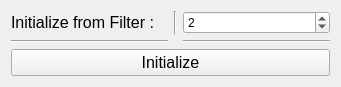
     <widget class="QWidget" name="gridLayoutWidget_2">
      <property name="geometry">
       <rect>
        <x>650</x>
        <y>80</y>
        <width>341</width>
        <height>81</height>
       </rect>
      </property>
      <layout class="QGridLayout" name="gridLayout">
       <item row="1" column="2">
        <widget class="Line" name="line_117">
         <property name="orientation">
          <enum>Qt::Horizontal</enum>
         </property>
        </widget>
       </item>
       <item row="0" column="1">
        <widget class="Line" name="line_115">
         <property name="orientation">
          <enum>Qt::Vertical</enum>
         </property>
        </widget>
       </item>
       <item row="2" column="0" colspan="3">
        <widget class="QPushButton" name="monoFilterInitButton">
         <property name="font">
          <font>
           <pointsize>12</pointsize>
          </font>
         </property>
         <property name="text">
          <string>Initialize</string>
         </property>
        </widget>
       </item>
       <item row="0" column="0">
        <widget class="QLabel" name="FilterInitStart">
         <property name="font">
          <font>
           <pointsize>12</pointsize>
          </font>
         </property>
         <property name="text">
          <string>Initialize from Filter :   </string>
         </property>
        </widget>
       </item>
       <item row="1" column="0">
        <widget class="Line" name="line_116">
         <property name="orientation">
          <enum>Qt::Horizontal</enum>
         </property>
        </widget>
       </item>
       <item row="0" column="2">
        <widget class="QDoubleSpinBox" name="pickFilterInitStart">
         <property name="decimals">
          <number>0</number>
         </property>
         <property name="minimum">
          <double>1.000000000000000</double>
         </property>
         <property name="maximum">
          <double>6.000000000000000</double>
         </property>
         <property name="value">
          <double>2.000000000000000</double>
         </property>
        </widget>
       </item>
      </layout>
     </widget>
